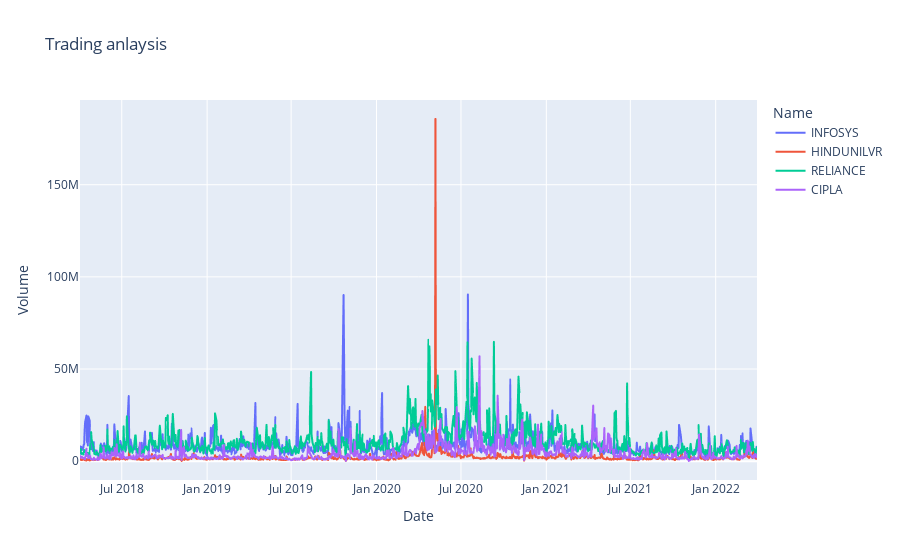

The notebook cell this image was saved under:
### Code cell
data_all['MarketCap'] = data_all['Open']*data_all['Volume']
trade_plot=px.line(x='Date',y='Volume',data_frame=data_all,title="Trading anlaysis",color="Name")
trade_plot.show()

### Figure 1 — Plotly figure (JSON) as saved in the notebook; plotly's stock layout.template omitted (floating-point values rounded to 4 significant figures; data arrays with more than 128 entries replaced by an {"elided": "..."} marker saying what was removed)
{"data": [{"hovertemplate": "Name=INFOSYS<br>Date=%{x}<br>Volume=%{y}<extra></extra>", "legendgroup": "INFOSYS", "line": {"color": "#636efa", "dash": "solid"}, "marker": {"symbol": "circle"}, "mode": "lines", "name": "INFOSYS", "showlegend": true, "type": "scattergl", "x": {"elided": "989 str values"}, "xaxis": "x", "y": {"elided": "989 int values"}, "yaxis": "y"}, {"hovertemplate": "Name=HINDUNILVR<br>Date=%{x}<br>Volume=%{y}<extra></extra>", "legendgroup": "HINDUNILVR", "line": {"color": "#EF553B", "dash": "solid"}, "marker": {"symbol": "circle"}, "mode": "lines", "name": "HINDUNILVR", "showlegend": true, "type": "scattergl", "x": {"elided": "989 str values"}, "xaxis": "x", "y": {"elided": "989 int values"}, "yaxis": "y"}, {"hovertemplate": "Name=RELIANCE<br>Date=%{x}<br>Volume=%{y}<extra></extra>", "legendgroup": "RELIANCE", "line": {"color": "#00cc96", "dash": "solid"}, "marker": {"symbol": "circle"}, "mode": "lines", "name": "RELIANCE", "showlegend": true, "type": "scattergl", "x": {"elided": "989 str values"}, "xaxis": "x", "y": {"elided": "989 int values"}, "yaxis": "y"}, {"hovertemplate": "Name=CIPLA<br>Date=%{x}<br>Volume=%{y}<extra></extra>", "legendgroup": "CIPLA", "line": {"color": "#ab63fa", "dash": "solid"}, "marker": {"symbol": "circle"}, "mode": "lines", "name": "CIPLA", "showlegend": true, "type": "scattergl", "x": {"elided": "989 str values"}, "xaxis": "x", "y": {"elided": "989 int values"}, "yaxis": "y"}], "layout": {"legend": {"title": {"text": "Name"}, "tracegroupgap": 0}, "title": {"text": "Trading anlaysis"}, "xaxis": {"anchor": "y", "domain": [0, 1], "title": {"text": "Date"}}, "yaxis": {"anchor": "x", "domain": [0, 1], "title": {"text": "Volume"}}}}
